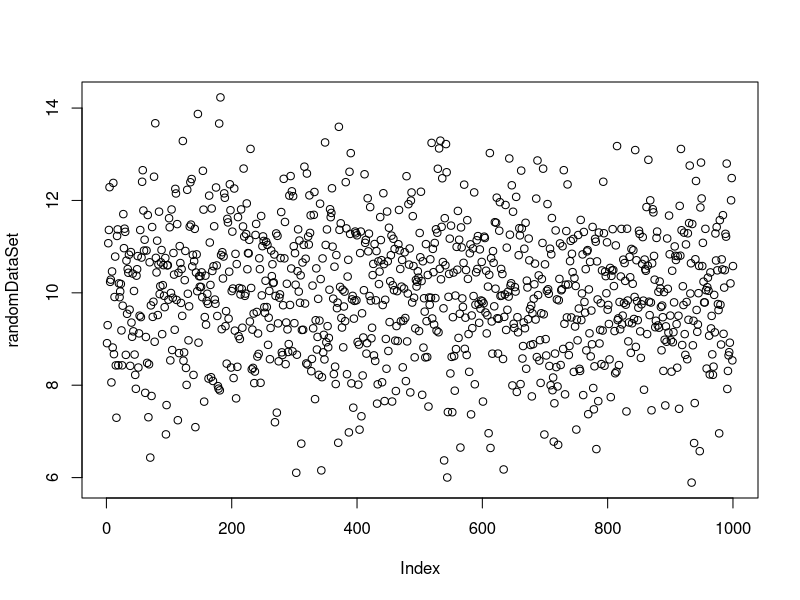
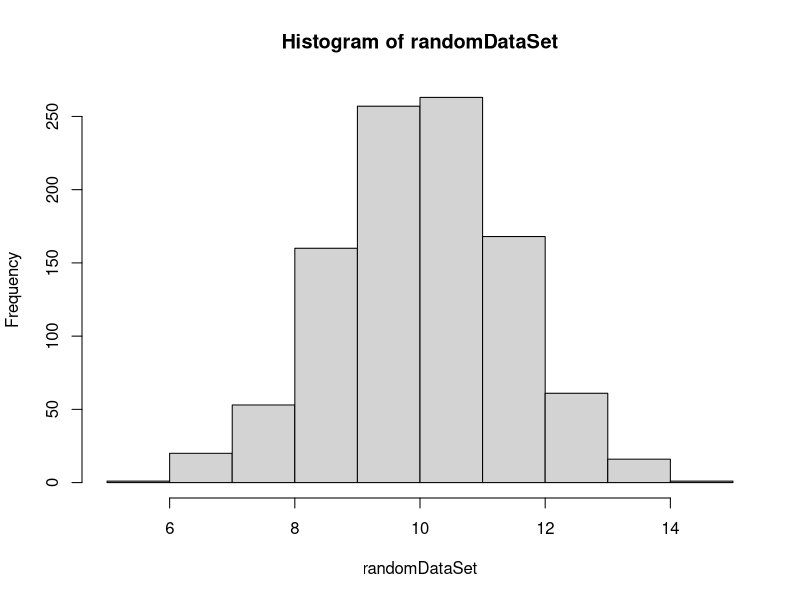

These figures' R source, in order:
# Practice 1 (but actually 2)
currentYear<-2022
startedUni<-2020
born<-1999
currentstarted<-currentYear - startedUni
print(currentstarted)
currentborn<-currentYear - born
print(currentborn)
divided<-currentstarted / currentborn
print(divided)
percent<-divided * 100
print(percent)

# Practice 2 (look practice 1)

# Pactice 3
vectorA=c(4, 5, 8, 11)
print(vectorA)
sum(vectorA)
vectorA[4]


# Practice 4
randomDataSet = rnorm(n = 1000, mean = 10, sd = 1.4)
# print(randomDataSet)

# Practice 5
plot(randomDataSet)

hist(randomDataSet)

# Practice 6

help(sqrt)
?sqrt

# Practice 7 (Look at HyggeRScript.R)

# Practice 8

P = c(seq(from=31, to=60))

Q = matrix(data=c(seq(from=31, to=60)), nrow = 6, ncol = 5)
Q[,1]
Q[3,]







